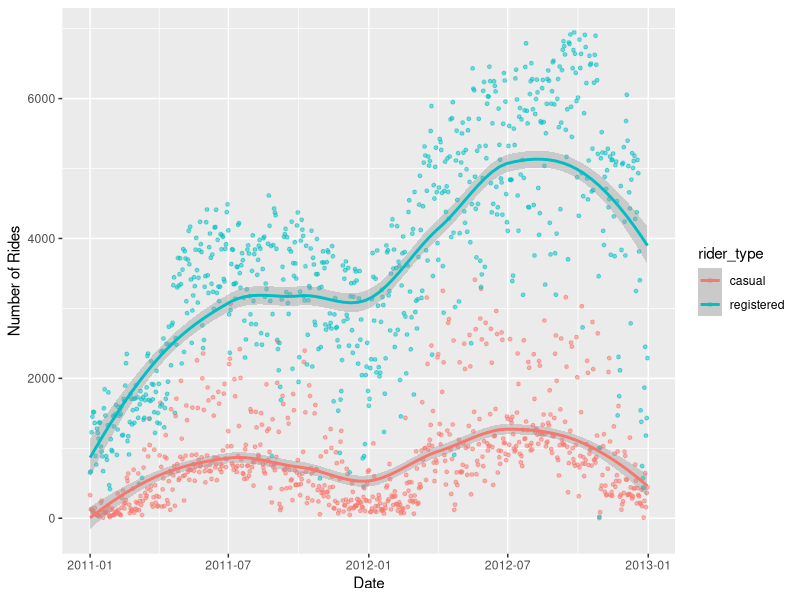
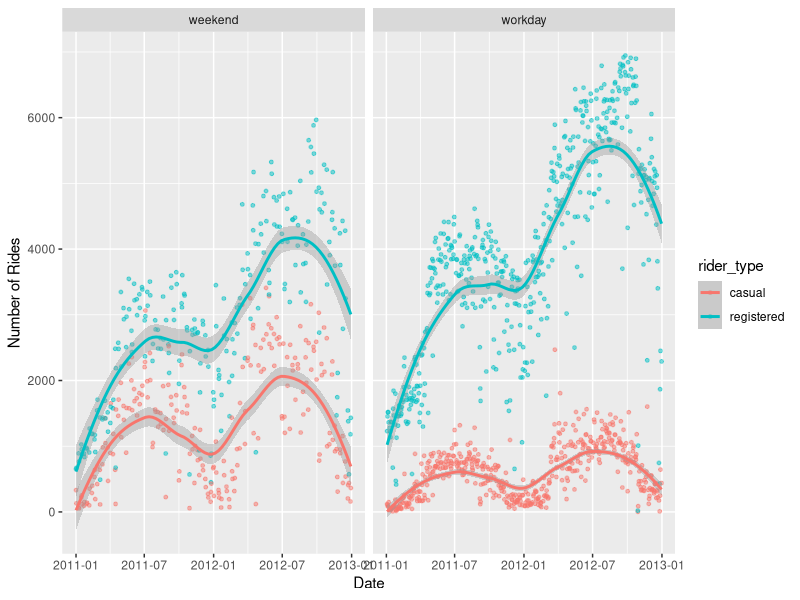
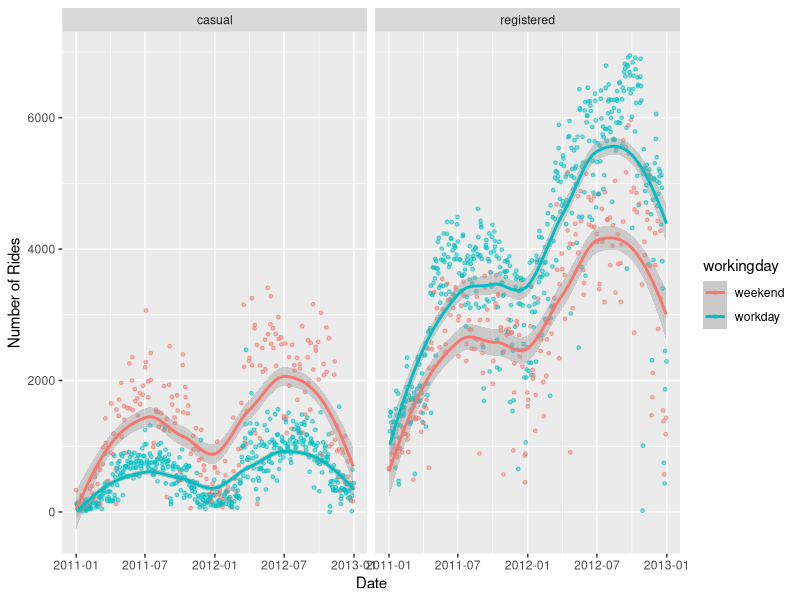
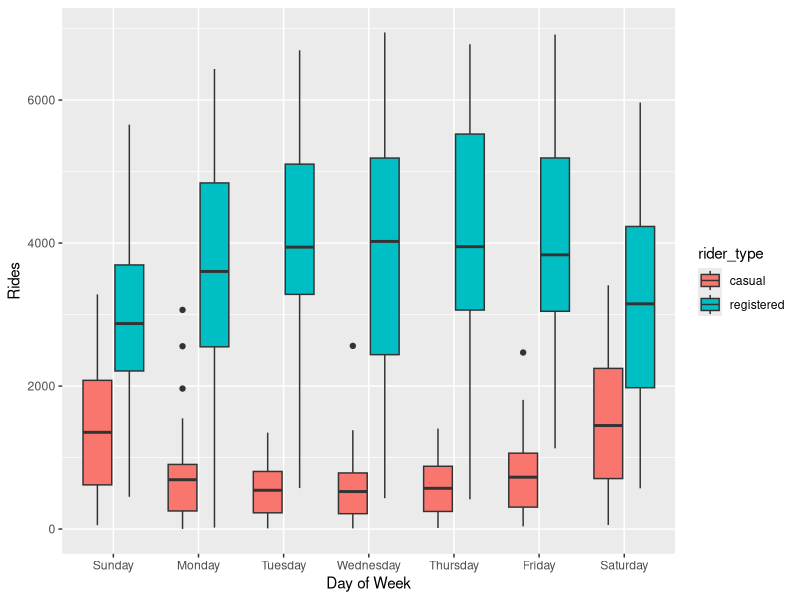
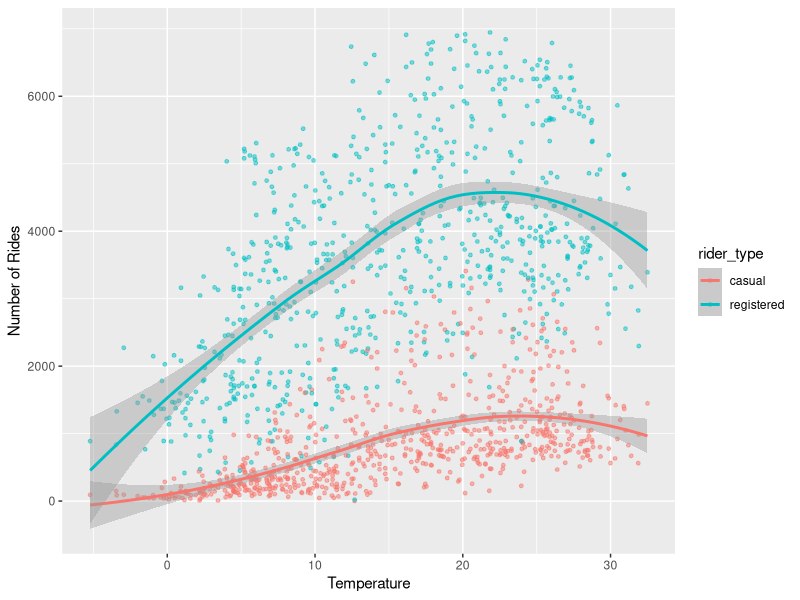

Here is the R script that generated these plots, in order:
## ---- chunk 1
knitr::opts_chunk$set(echo = TRUE)
library(tidyverse)
library(knitr)

# Disable a warning message.
options(dplyr.summarise.inform = FALSE)
## ---- chunk 2
daily_rides <- read_csv("data/day.csv")
## ---- chunk 3
daily_rides %>% glimpse()
## ---- chunk 4
daily_rides %>% head() %>% kable()
## ---- chunk 5
daily_rides <- daily_rides %>%
  mutate(day_of_week = factor(day_of_week, levels = c(0, 1, 2, 3, 4, 5, 6), labels = c("Sunday", "Monday", "Tuesday", "Wednesday", "Thursday", "Friday", "Saturday")))

## ---- chunk 6
ggplot(daily_rides, aes(x = date, y = rides, color = rider_type)) + 
  geom_point(size = 1, alpha = 0.5) +
  labs( x = "Date", y = "Number of Rides") +
  geom_smooth()
  
## ---- chunk 7
ggplot(daily_rides, aes(x = date, y = rides, color = rider_type)) + 
  geom_point(size = 1, alpha = 0.5) +
  labs( x = "Date", y = "Number of Rides") +
  geom_smooth() +
  facet_wrap(vars(workingday))
## ---- chunk 8
ggplot(daily_rides, aes(x = date, y = rides, color = workingday)) + 
  geom_point(size = 1, alpha = 0.5) +
  labs( x = "Date", y = "Number of Rides") +
  geom_smooth() +
  facet_wrap(vars(rider_type))
## ---- chunk 9
ggplot(data = daily_rides, aes(x = day_of_week, y = rides, fill = rider_type))+
  geom_boxplot() +
  labs(x = "Day of Week", y = "Rides")
## ---- chunk 10
ggplot(daily_rides, aes(x = temp, y = rides, color = rider_type)) + 
  geom_point(size = 1, alpha = 0.5) +
  labs( x = "Temperature", y = "Number of Rides") +
  geom_smooth()
